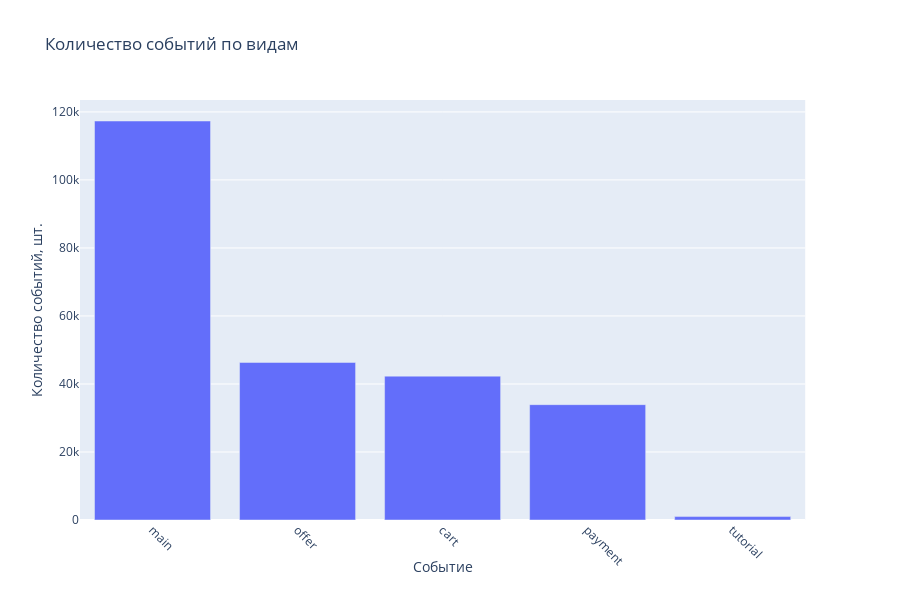

Here is the notebook cell this chart was saved with:
### Code cell
fig_two = px.bar(events, x='event', y='count', title='Количество событий по видам')

fig_two.update_xaxes(tickangle=45)
fig_two.update_layout(xaxis_title="Событие",
                  yaxis_title="Количество событий, шт.",)

fig_two.show()

### Figure 1 — Plotly figure (JSON) as saved in the notebook; plotly's stock layout.template omitted (floating-point values rounded to 4 significant figures)
{"data": [{"alignmentgroup": "True", "hoverlabel": {"namelength": 0}, "hovertemplate": "event=%{x}<br>count=%{y}", "legendgroup": "", "marker": {"color": "#636efa"}, "name": "", "offsetgroup": "", "orientation": "v", "showlegend": false, "textposition": "auto", "type": "bar", "x": ["main", "offer", "cart", "payment", "tutorial"], "xaxis": "x", "y": [117328, 46333, 42303, 33918, 1005], "yaxis": "y"}], "layout": {"barmode": "relative", "height": 600, "legend": {"tracegroupgap": 0}, "title": {"text": "Количество событий по видам"}, "xaxis": {"anchor": "y", "domain": [0, 0.98], "tickangle": 45, "title": {"text": "Событие"}}, "yaxis": {"anchor": "x", "domain": [0, 1], "title": {"text": "Количество событий, шт."}}}}
